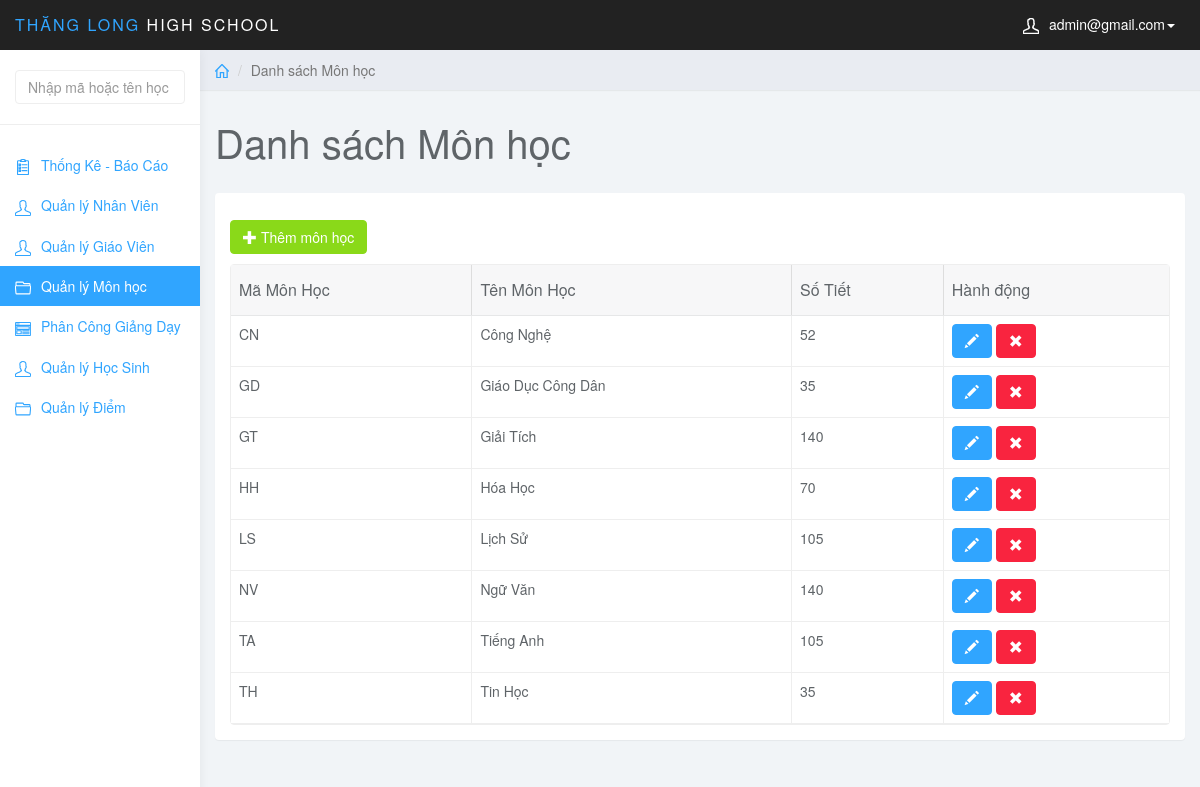
Screenshot of /admin/index.php?page=monhoc (signed in) with the database file from the repository.
### tables this page shows
CREATE TABLE `monhoc` (
  `MaMonHoc` varchar(5) NOT NULL,
  `TenMonHoc` varchar(20) NOT NULL,
  `SoTiet` int(20) NOT NULL,
  `HeSoMonHoc` int(1) NOT NULL,
  PRIMARY KEY (`MaMonHoc`)
);

### admin/monhoc.php (the view, shortened to what this page needs)
<?php
$sql = "SELECT * FROM monhoc";
$query = mysqli_query($conn, $sql);
?>
<div class="col-sm-9 col-sm-offset-3 col-lg-10 col-lg-offset-2 main">
    <div class="row">
        <ol class="breadcrumb">
            <li><a href="index.php"><svg class="glyph stroked home">
                        <use xlink:href="#stroked-home"></use>
                    </svg></a></li>
            <li class="active">Danh sách Môn học</li>
        </ol>
    </div>
    <div class="row">
        <div class="col-lg-12">
            <h1 class="page-header">Danh sách Môn học</h1>
        </div>
    </div>
    <div id="toolbar" class="btn-group">
        <a href="index.php?page=add_monhoc" class="btn btn-success <?php if ($_SESSION['user_level'] == 2) {
                                                                        echo 'disabled';
                                                                    } ?>">
            <i class="glyphicon glyphicon-plus"></i> Thêm môn học
        </a>
    </div>
    <div class="row">
        <div class="col-lg-12">
            <div class="panel panel-default">
                <div class="panel-body">
                    <table data-toolbar="#toolbar" data-toggle="table">
                        <thead>
                            <tr>
                                <th data-field="id" data-sortable="true">Mã Môn Học</th>
                                <th data-field="name" data-sortable="true">Tên Môn Học</th>
                                <th data-field="price" data-sortable="true">Số Tiết</th>
                                <th>Hành động</th>
                            </tr>
                        </thead>
                        <tbody>
                            <?php while ($row = mysqli_fetch_assoc($query)) {
                            ?>
                            <tr>
                                <td style=""><?php echo $row['MaMonHoc']; ?></td>
                                <td style=""><?php echo $row['TenMonHoc']; ?></td>
                                <td style=""><?php echo $row['SoTiet']; ?></td>
                                <td class="form-group">
                                    <a href="index.php?page=edit_monhoc&monhoc_id=<?php echo $row['MaMonHoc']; ?>"
                                        class="btn btn-primary"><i class="glyphicon glyphicon-pencil"></i></a>
                                    <a onclick=" return thongbao();"
                                        href="del_monhoc.php?monhoc_id=<?php echo $row['MaMonHoc']; ?>"
                                        class="btn btn-danger"><i class="glyphicon glyphicon-remove"></i></a>
                                </td>
                            </tr>
                            <?php } ?>
                        </tbody>
                    </table>
                </div>
            </div>
        </div>
    </div>
</div>

### admin/css/styles.css (style rules this page uses)
body { background: #f1f4f7; padding-top: 50px; color: #5f6468; }
a, a:hover, a:focus { color: #30a5ff; }
h1, h2, h3, h4, h5, h6 { color: #5f6468; }
h1 { font-weight: 300; font-size: 40px; }
.btn-primary, .btn-primary:hover, .btn-primary:focus, .btn-primary:active, .btn-primary.active, .open > .dropdown-toggle.btn-primary, .btn-primary.disabled, .btn-primary[disabled], fieldset[disabled] .btn-primary, .btn-primary.disabled:hover, .btn-primary[disabled]:hover, fieldset[disabled] .btn-primary:hover, .btn-primary.disabled:focus, .btn-primary[disabled]:focus, fieldset[disabled] .btn-primary:focus, .btn-primary.disabled:active, .btn-primary[disabled]:active, fieldset[disabled] .btn-primary:active, .btn-primary.disabled.active, .btn-primary[disabled].active, fieldset[disabled] .btn-primary.active { background-color: #30a5ff; border-color: #30a5ff; }
.btn-success, .btn-success:hover, .btn-success:focus, .btn-success:active, .btn-success.active, .open > .dropdown-toggle.btn-success, .btn-success.disabled, .btn-success[disabled], fieldset[disabled] .btn-success, .btn-success.disabled:hover, .btn-success[disabled]:hover, fieldset[disabled] .btn-success:hover, .btn-success.disabled:focus, .btn-success[disabled]:focus, fieldset[disabled] .btn-success:focus, .btn-success.disabled:active, .btn-success[disabled]:active, fieldset[disabled] .btn-success:active, .btn-success.disabled.active, .btn-success[disabled].active, fieldset[disabled] .btn-success.active { background-color: #8ad919; border-color: #8ad919; }
.btn-danger, .btn-danger:hover, .btn-danger:focus, .btn-danger:active, .btn-danger.active, .open > .dropdown-toggle.btn-danger, .btn-danger.disabled, .btn-danger[disabled], fieldset[disabled] .btn-danger, .btn-danger.disabled:hover, .btn-danger[disabled]:hover, fieldset[disabled] .btn-danger:hover, .btn-danger.disabled:focus, .btn-danger[disabled]:focus, fieldset[disabled] .btn-danger:focus, .btn-danger.disabled:active, .btn-danger[disabled]:active, fieldset[disabled] .btn-danger:active, .btn-danger.disabled.active, .btn-danger[disabled].active, fieldset[disabled] .btn-danger.active { background-color: #f9243f; border-color: #f9243f; }
.panel { border: 0; }
.breadcrumb { border-radius: 0; padding: 10px 15px; background: #e9ecf2; box-shadow: 0 1px 1px rgba(0, 0, 0, .05); margin: 0 ; }
h1.page-header { margin-top: 30px; border-bottom: 0; }
.table { background: #fff; }
.breadcrumb .glyph { height: 14px; width: 14px; margin: -2px 0 0 0; stroke-width: 4px; }

### rows the page displays
monhoc: MaMonHoc "CN", TenMonHoc "Công Nghệ", SoTiet "52"
monhoc: MaMonHoc "GD", TenMonHoc "Giáo Dục Công Dân", SoTiet "35"
monhoc: MaMonHoc "GT", TenMonHoc "Giải Tích", SoTiet "140"
monhoc: MaMonHoc "HH", TenMonHoc "Hóa Học", SoTiet "70"
monhoc: MaMonHoc "LS", TenMonHoc "Lịch Sử", SoTiet "105"
monhoc: MaMonHoc "NV", TenMonHoc "Ngữ Văn", SoTiet "140"
monhoc: MaMonHoc "TA", TenMonHoc "Tiếng Anh", SoTiet "105"
monhoc: MaMonHoc "TH", TenMonHoc "Tin Học", SoTiet "35"

### other values shown
$_SESSION['mail_user'] "admin@gmail.com"
